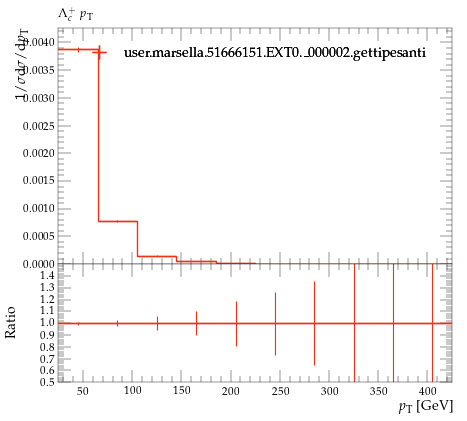

Python code for this plot:
#! /usr/bin/env python

# This Python script was auto-generated using YODA v2.0.2.
# Analysis object: /MC_HFDECAYS/LAMBDACPLUS_pT
# Timestamp: 24-07-2026 (16:40:05)

import matplotlib as mpl
import matplotlib.pyplot as plt
mpl.use('Agg') # comment out for interactive use
import os
import numpy as np

plotDir = os.path.split(os.path.realpath(__file__))[0]
if 'YODA_USER_PLOT_PATH' in globals():
    plot_outdir = globals()['YODA_USER_PLOT_PATH']
else:
    plot_outdir = plotDir

#plot style
plt.style.use(os.path.join(plotDir, '../default.mplstyle'))
# plot metadata
figW, figH = plt.rcParams['figure.figsize']
ax_xLabel = r'$p_\mathrm{T}$ [GeV]'
ax_yLabel = r'$1/\sigma \mathrm{d}\sigma/\mathrm{d}p_\mathrm{T}$'
ax_title  = r'$\Lambda^+_c$ $p_\mathrm{T}$'
ax_xScale = 'linear'
ax_yScale = 'linear'
xLims = (25.0, 425.0)
yLims = (0.0, 0.0042641522)

# TeX-friendly labels for the legend
labels = {
    'legend' : ([ r"user.marsella.51666151.EXT0.\_000002.gettipesanti" ], r""),
}

# Adjust canvas width and height
canvasW = 10.0
canvasH = 9.0
figW *= canvasW/10.
figH *= canvasH/9.

# Create figure and axis objects
fig, (ax, ratio0_ax) = plt.subplots(2, 1, sharex=True,
                  figsize=(figW,figH), gridspec_kw={'height_ratios': (6.0, 3.0)})

# Set figure margins
plt.subplots_adjust(
    left   = 1.0 * plt.rcParams['figure.subplot.left'],
    right  = 1.0 * plt.rcParams['figure.subplot.right'],
    top    = 1.0 * plt.rcParams['figure.subplot.top'],
    bottom = 1.0 * plt.rcParams['figure.subplot.bottom'])

ratio0_ax.yaxis.set_major_locator(mpl.ticker.MultipleLocator(0.1))
ratio0_ax.set_ylim(0.5, 1.4999)
ratio0_ax.set_ylabel('Ratio')

# the numerical data is stored in a separate file
dataf = dict()
prefix = os.path.split(__file__)[0]
if prefix:    prefix = prefix + '/'
exec(open(prefix+'LAMBDACPLUS_pT__data.py').read(), dataf)


legend_handles = dict() # keep track of handles for the legend

# style options for curves
# starts at zorder>=5 to draw curve on top of legend
styles = {
  'user.marsella.51666151.EXT0._000002.gettipesanti.yoda.gz': {
    'color' : '#EE3311',
    'linestyle' : '-',
    'linewidth' : 1,
    'marker' : 'none',
    'markersize' : 2,
    'capsize' : 0.0,
    'zorder' : 5,
    'histstyle' : 1,
    'drawstyle' : 'steps-pre',
    'xerrorbars' : 1,
    'yerrorbars' : 1,
    'fillcolor' : None,
    'fillopacity' : 1.0,
    'ratio0_linestyle' : '-',
    'ratio0_linewidth' : 1,
    'ratio0_marker' : 'none',
    'ratio0_markersize' : 2,
    'ratio0_capsize' : 0.0,
    'ratio0_zorder' : 5,
    'ratio0_histstyle' : 1,
    'ratio0_drawstyle' : 'steps-pre',
    'ratio0_xerrorbars' : 1,
    'ratio0_yerrorbars' : 1,
  },
}

# curve from input yoda files in main panel
for label, yvals in dataf['yvals'].items():
    if all(np.isnan(v) for v in dataf['yvals'][label]):
        continue
    tmp = None
    if styles[label]['histstyle']: # draw as histogram
        xpos = dataf['xedges'][label] if styles[label]['drawstyle'] else dataf['xpoints'][label]
        ypos = np.insert(yvals, 0, yvals[0]) if styles[label]['drawstyle'] else yvals
        if styles[label]['fillcolor']: # fill area below curve
            ax.fill_between(xpos, ypos, step='pre',
                            color=styles[label]['fillcolor'],
                            alpha=styles[label]['fillopacity'])
        tmp, = ax.plot(xpos, ypos,
                       color=styles[label]['color'],
                       linestyle=styles[label]['linestyle'],
                       linewidth=styles[label]['linewidth'],
                       drawstyle=styles[label]['drawstyle'], solid_joinstyle='miter',
                       zorder=styles[label]['zorder'], label=label)
    tmp = ax.errorbar(dataf['xpoints'][label], yvals,
                      xerr=np.array(dataf['xerrs'][label])*styles[label]['xerrorbars'],
                      yerr=np.array(dataf['yerrs'][label])*styles[label]['yerrorbars'],
                      fmt=styles[label]['marker'], capsize=styles[label]['capsize'],
                      markersize=styles[label]['markersize'],
                      ecolor=styles[label]['color'],
                      color=styles[label]['color'], zorder=styles[label]['zorder'])
    tmp[-1][0].set_linestyle(styles[label]['linestyle'])
    tmp[-1][0].set_linewidth(styles[label]['linewidth'])
    if label in dataf['add_legend_handle']:  legend_handles[label] = tmp
    for varLabel in dataf['variation_yvals'].keys():
        if varLabel.startswith(label):
            tmp, = ax.plot(dataf['xedges'][label], dataf['variation_yvals'][varLabel],
                           color=styles[label]['color'],
                           linestyle=styles[label]['linestyle'],
                           linewidth=styles[label]['linewidth'],
                           drawstyle='steps-pre', solid_joinstyle='miter',
                           zorder=styles[label]['zorder'], alpha=0.5)


# plots on ratio panel
# curve from input yoda files in ratio panel
for label, yvals in dataf['ratio0_yvals'].items():
    if all(np.isnan(v) for v in yvals):
        continue
    if styles[label]['ratio0_histstyle']: # plot as histogram
        xpos = dataf['xedges']['user.marsella.51666151.EXT0._000002.gettipesanti.yoda.gz'] if styles[label]['ratio0_drawstyle'] else dataf['xpoints']['user.marsella.51666151.EXT0._000002.gettipesanti.yoda.gz']
        ypos = np.insert(yvals, 0, yvals[0]) if styles[label]['ratio0_drawstyle'] else yvals
        ratio0_ax.plot(xpos, ypos,
                       color=styles[label]['color'],
                       linewidth=styles[label]['linewidth'],
                       linestyle=styles[label]['ratio0_linestyle'],
                       drawstyle=styles[label]['ratio0_drawstyle'], zorder=styles[label]['zorder'],
                       solid_joinstyle='miter')
    tmp = ratio0_ax.errorbar(dataf['xpoints']['user.marsella.51666151.EXT0._000002.gettipesanti.yoda.gz'], yvals,
                             xerr=np.array(dataf['ref_xerrs'])*styles[label]['ratio0_xerrorbars'],
                             yerr=np.array(dataf['ratio0_yerrs'][label])*styles[label]['ratio0_yerrorbars'],
                             fmt=styles[label]['ratio0_marker'], capsize=styles[label]['ratio0_capsize'],
                             markersize=styles[label]['ratio0_markersize'],
                             ecolor=styles[label]['color'],
                             color=styles[label]['color'])
    tmp[-1][0].set_linestyle(styles[label]['ratio0_linestyle'])
    tmp[-1][0].set_linewidth(styles[label]['ratio0_linewidth'])

    for varlabel in dataf['ratio0_variation_vals'].keys():
        if varlabel.startswith(label):
            ratio0_ax.plot(dataf['xedges']['user.marsella.51666151.EXT0._000002.gettipesanti.yoda.gz'],
                            dataf['ratio0_variation_vals'][varlabel],
                            color=styles[label]['color'],
                            linestyle=styles[label]['linestyle'],
                            linewidth=styles[label]['linewidth'],
                            drawstyle='steps-pre', solid_joinstyle='miter',
                            zorder=1, alpha=0.5)

legend_items = list(legend_handles.values())
ax.add_artist(ax.legend(legend_items,
                        labels['legend'][0],
                        title=labels['legend'][1],
                        alignment='left',
                        loc='upper center',
                        bbox_to_anchor=(0.5, 0.97)))

# set plot metadata as defined above
ratio0_ax.set_xlabel(ax_xLabel)
ratio0_ax.xaxis.set_label_coords(1., -0.15)
ax.set_ylabel(ax_yLabel, ha='right', va='top')
ax.yaxis.set_label_coords(-0.11, 1.0)
ax.set_title(ax_title, loc='left')
ax.set_xscale(ax_xScale)
ax.set_yscale(ax_yScale)
ax.set_xlim(xLims)
ax.set_ylim(yLims)

# tick formatting
plt.rcParams['xtick.top'] = True
plt.rcParams['ytick.right'] = True
fig.align_ylabels((ax, ratio0_ax))
plt.savefig(os.path.join(plot_outdir, 'LAMBDACPLUS_pT.pdf'), format='PDF')
plt.savefig(os.path.join(plot_outdir, 'LAMBDACPLUS_pT.png'), format='PNG')

plt.close(fig)
